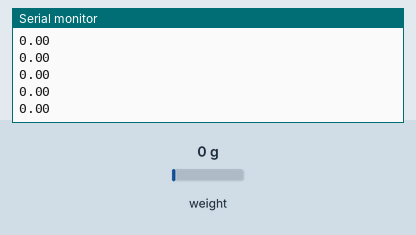
This sketch was run on a simulated Arduino Uno, built with avr-gcc and run on an emulated ATmega328P. On the bench: the last lines printed to the serial monitor. Inputs (shaded band) come from the test bench; at power-on: weight on the scale 0 g.

Above: at 3.2 s.
3.3 s: weight on the scale set to 100 g
At 3.32 s:
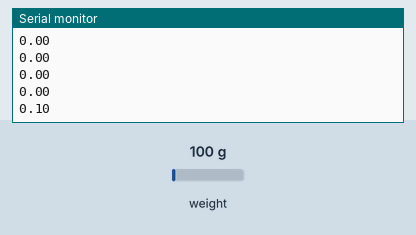
4.8 s: weight on the scale set to 1250 g
At 4.87 s:
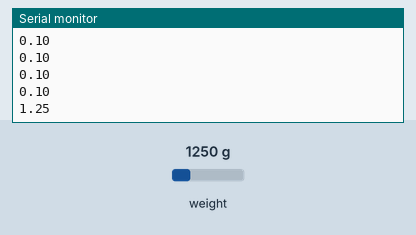
Timing chart, 0 to 7.8 s (numbered marks = the images above; inputs shaded):
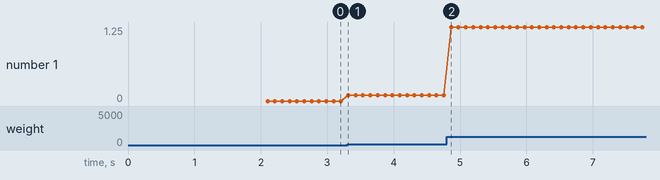

The sketch:

galga_hx711.ino
```cpp
/*
 Setup your scale and start the sketch WITHOUT a weight on the scale
 Once readings are displayed place the weight on the scale
 Press +/- or a/z to adjust the calibration_factor until the output readings match the known weight
 Arduino pin 6 -> HX711 CLK
 Arduino pin 5 -> HX711 DOUT
 Arduino pin 5V -> HX711 VCC
 Arduino pin GND -> HX711 GND
*/

#include "HX711.h"

HX711 scale(4, 5);

float calibration_factor = 48100; // this calibration factor is adjusted according to my load cell
float units;
float ounces;

void setup() {
  Serial.begin(57600);
 // Serial.println("HX711 calibration sketch");
 // Serial.println("Remove all weight from scale");
  //Serial.println("After readings begin, place known weight on scale");
  //Serial.println("Press + or a to increase calibration factor");
 // Serial.println("Press - or z to decrease calibration factor");

  scale.set_scale();
  scale.tare();  //Reset the scale to 0

  long zero_factor = scale.read_average(); //Get a baseline reading
 // Serial.print("Zero factor: "); //This can be used to remove the need to tare the scale. Useful in permanent scale projects.
 // Serial.println(zero_factor);
}

void loop() {

  scale.set_scale(calibration_factor); //Adjust to this calibration factor

 // Serial.print("Reading: ");
  units = scale.get_units(), 10;
  if (units < 0)
  {
    units = 0.00;
  }
  ounces = units * 0.035274;
  Serial.print(units);
 // Serial.print(" kg");
 // Serial.print(" calibration_factor: ");
 // Serial.print(calibration_factor);
  Serial.println();
  delay(10);

  if(Serial.available())
  {
    char temp = Serial.read();
    if(temp == '+' || temp == 'a')
      calibration_factor += 1;
    else if(temp == '-' || temp == 'z')
      calibration_factor -= 1;
  }
}
```

Measured:
- after the input at 3.3 s, the serial monitor: prints a new line at once (image 1)
- after the input at 4.8 s, the serial monitor: prints a new line after 0.07 s (image 2)
- plotted number 1: 0 → 0.1 after the input at 3.3 s, 0.1 → 1.25 after the input at 4.8 s
